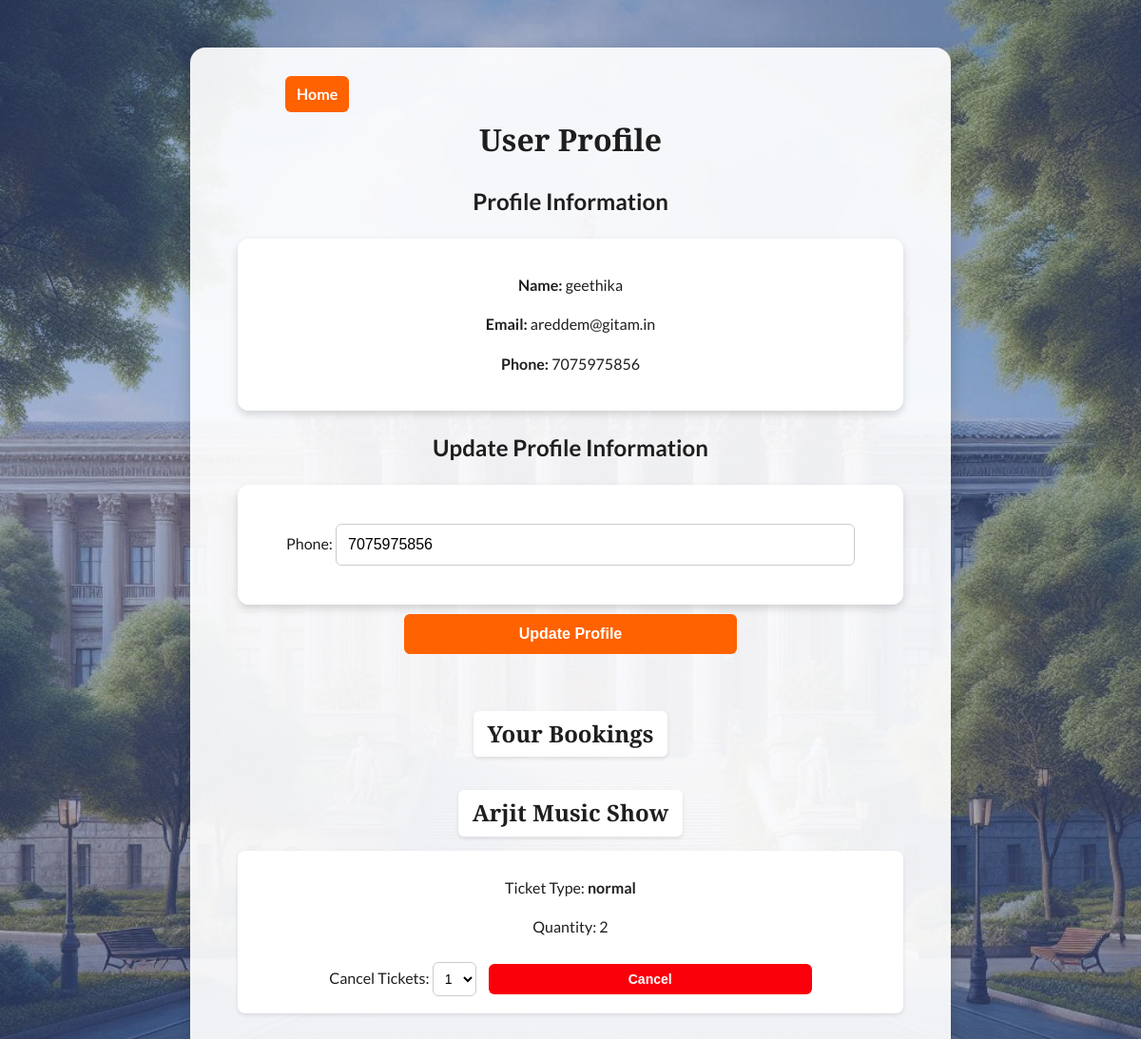
/users/profile/ (signed in), run on the app's committed database.
### users/models.py (models this page shows, shortened)
class UserProfile(models.Model):
    user = models.OneToOneField(User, on_delete=models.CASCADE)
    name = models.CharField(max_length=100)
    phone = models.CharField(max_length=15, blank=True, null=True)  # Phone number field
    date_of_birth = models.DateField(blank=True, null=True)  # Example additional field
    email = models.EmailField(unique=True)
    created_at = models.DateTimeField(auto_now_add=True)
    updated_at = models.DateTimeField(auto_now=True)

### events/models.py (models this page shows, shortened)
class Event(models.Model):
    title = models.CharField(max_length=200)
    description = models.TextField()
    event_type = models.CharField(max_length=50)
    location = models.CharField(max_length=200)
    image = models.ImageField(upload_to='event_images/')
    start_date = models.DateTimeField()
    end_date = models.DateTimeField()
    manager = models.ForeignKey(Manager, on_delete=models.SET_NULL, null=True, blank=True)

class Booking(models.Model):
    user = models.ForeignKey(User, on_delete=models.CASCADE)  # Link to the user who made the booking
    event = models.ForeignKey(Event, on_delete=models.CASCADE)  # Link to the event
    ticket = models.ForeignKey(Ticket, on_delete=models.CASCADE)  # Link to the ticket type
    quantity = models.PositiveIntegerField()  # Number of tickets booked
    total_price = models.DecimalField(max_digits=10, decimal_places=2)  # Total price for the booking
    created_at = models.DateTimeField(auto_now_add=True)  # Timestamp for when the booking was created
    booking_id = models.CharField(max_length=10, unique=True, default=generate_ticket_id)  # Unique booking ID
    ticket_type = models.CharField(max_length=100, default='none')  # Type of the ticket (e.g., VIP, Regular)
    ticket_name = models.CharField(max_length=100, default='none')  # Name of the ticket

class Ticket(models.Model):
    event = models.ForeignKey(Event, on_delete=models.CASCADE, related_name='tickets')
    ticket_type = models.CharField(max_length=100)  # e.g., Normal, VIP
    ticket_name = models.CharField(max_length=100)  # Name of the ticket
    quantity = models.PositiveIntegerField()  # Number of tickets available
    price = models.DecimalField(max_digits=10, decimal_places=2)  # Price per ticket
    additional_fee = models.DecimalField(max_digits=10, decimal_places=2, blank=True, null=True)  # Additional fee
    sale_start = models.DateTimeField()  # Tickets available from
    sale_end = models.DateTimeField()  # Tickets available until
    min_purchase = models.PositiveIntegerField()  # Minimum ticket purchase
    max_purchase = models.PositiveIntegerField()  # Maximum ticket purchase
    created_at = models.DateTimeField(auto_now_add=True)

### users/views.py (the view)
# urls.py: path('profile/', views.profile_view, name='profile'),
def profile_view(request):
    user_profile = get_object_or_404(UserProfile, user=request.user)
    if request.method == 'POST':
        form = ProfileUpdateForm(request.POST, instance=user_profile)
        if form.is_valid():
            phone_number = form.cleaned_data['phone']
            request.session['profile_update_data'] = request.POST
            otp = generate_otp()
            cache.set(f'otp_{request.user.id}', otp, timeout=300)
            send_otp_email(request.user.email, otp)
            messages.info(request, 'An OTP has been sent to your email for phone number verification. Please verify.')
            return redirect('verify_profile_otp')
        else:
            messages.error(request, 'Please correct the errors below.')
    else:
        form = ProfileUpdateForm(instance=user_profile)
    user_bookings = Booking.objects.filter(user=request.user)
    grouped_bookings = defaultdict(list)
    for booking in user_bookings:
        grouped_bookings[booking.event].append({
            'booking': booking,
            'cancel_range': range(1, booking.quantity + 1)  # Range for cancellation dropdown
        })
    return render(request, 'profile.html', {
        'form': form,
        'user': request.user,
        'user_bookings': dict(grouped_bookings)  # Convert defaultdict to dict
    })

### users/forms.py (shortened to what this page needs)
class ProfileUpdateForm(forms.ModelForm):
    phone = forms.CharField(widget=forms.TextInput(attrs={'placeholder': 'Phone Number'}))  # Added placeholder
    class Meta:
        model = UserProfile
        fields = ['phone']  # Include fields to update
        widgets = {
            'phone': forms.TextInput(attrs={'placeholder': 'Phone Number', 'class': 'form-control'})
        }
        help_texts = {
            'phone': 'Enter your phone number.',
        }

### users/templates/profile.html (shortened to what this page needs)
{% load static %}
<!DOCTYPE html>
<html lang="en">
<head>
    <link rel="stylesheet" href="{% static 'css/profile.css' %}">
</head>
<body>
    <a href="/" class="home-btn">Home</a>
    <div class="profile-container">
        <h1>User Profile</h1>
        <div class="user-details">
            <h2>Profile Information</h2>
            <div class="info-box">
                <p><strong>Name:</strong> {{ user.username }}</p>
                <p><strong>Email:</strong> {{ user.email }}</p>
                <p><strong>Phone:</strong> {{ user.userprofile.phone }}</p>
            </div>
        </div>
        <div class="profile-update">
            <h2>Update Profile Information</h2>
            <form method="POST" enctype="multipart/form-data">
                <div class="form-box">
                    {{ form.as_p }}
                </div>
                <button id="u-btn">Update Profile</button>
            </form>
        </div>
        <div class="bookings">
            <h2>Your Bookings</h2>
            {% if user_bookings %}
            {% for event, bookings in user_bookings.items %}
            <div class="event-box">
                <h2>{{ event.title }}</h2>
                {% for item in bookings %}
                <div class="ticket-box">
                    <p>Ticket Type: <b>{{ item.booking.ticket.ticket_type }}</b></p>
                    <p>Quantity: {{ item.booking.quantity }}</p>
                    <form method="POST" action="{% url 'events:cancel_booking' item.booking.booking_id %}">
                        <label for="cancel_count">Cancel Tickets:</label>
                        <select name="cancel_count">
                            {% for i in item.cancel_range %}
                            <option value="{{ i }}">{{ i }}</option>
                            {% endfor %}
                        </select>
                        <button type="submit">Cancel</button>
                    </form>
                </div>
                {% endfor %}
            </div>
            {% endfor %}
            {% else %}
            <p>No tickets booked.</p>
            {% endif %}
        </div>
    </div>
</body>
</html>

### users/static/css/profile.css (style rules this page uses)
body { font-family: 'Lato', sans-serif; background: url('/static/images/bg.png') center/cover no-repeat; color: #1E1E1E; line-height: 1.6; display: flex; justify-content: center; align-items: flex-start; height: auto; min-height: 100vh; margin: 0; padding: 3.125rem 0; overflow-x: hidden; }
.profile-container { position: relative; width: 43.75rem; padding: 3.125rem; background: rgba(255, 255, 255, 0.92); border-radius: 1rem; box-shadow: 0 0.375rem 1.125rem rgba(0, 0, 0, 0.2); text-align: center; overflow: auto; z-index: 2; }
.profile-container h1 { color: #1E1E1E; margin-bottom: 0.9375rem; font-family: 'Playfair Display', serif; text-align: center; display: block; }
.info-box { background: rgba(255, 255, 255, 0.98); padding: 1.25rem; border-radius: 0.75rem; box-shadow: 0 0.25rem 0.5rem rgba(0, 0, 0, 0.15); margin-bottom: 1.25rem; }
.form-box { background: rgba(255, 255, 255, 0.98); padding: 1.5625rem; border-radius: 0.75rem; box-shadow: 0 0.25rem 0.5rem rgba(0, 0, 0, 0.15); }
input[type="text"], input[type="email"], input[type="password"], input[type="tel"], button { padding: 0.75rem; border: 0.0625rem solid #ccc; border-radius: 0.375rem; font-size: 1rem; width: 80%; }
button { background-color: #FF6200; color: white; border: none; cursor: pointer; transition: background-color 0.3s, transform 0.2s; font-weight: bold; width: 50%; margin: 0.625rem auto; }
.home-btn { background-color: #FF6200; color: white; padding: 0.375rem 0.75rem; border-radius: 0.375rem; text-decoration: none; font-weight: bold; position: absolute; top: 5rem; left: 18.75rem; z-index: 10; }
.bookings { margin-top: 1.875rem; text-align: center; }
.bookings h2 { font-family: 'Playfair Display', serif; color: #1E1E1E; margin-bottom: 0.9375rem; font-size: 1.5rem; background-color: white; padding: 0.3125rem 0.9375rem; display: inline-block; border-radius: 0.375rem; box-shadow: 0 0.125rem 0.25rem rgba(0, 0, 0, 0.1); }
.ticket-box { background: #fff; padding: 0.625rem; border-radius: 0.5rem; box-shadow: 0 0.125rem 0.25rem rgba(0, 0, 0, 0.1); margin-bottom: 0.625rem; }
select[name="cancel_count"] { padding: 0.5rem; font-size: 0.875rem; border: 0.0625rem solid #ccc; border-radius: 0.375rem; cursor: pointer; background-color: white; transition: border-color 0.3s ease-in-out; }
button[type="submit"] { background-color: #F9000A; color: white; border: none; padding: 0.5rem 0.75rem; font-size: 0.875rem; border-radius: 0.375rem; cursor: pointer; transition: background-color 0.3s ease-in-out; margin-left: 0.625rem; }

### data on the page
UserProfile: phone "7075975856"
Event: title "Arjit Music Show"
Booking: booking.ticket.ticket_type "normal", booking.quantity "2"

### other printed values
{{ user.username }} "geethika"
{{ user.email }} "areddem@gitam.in"
{{ user.userprofile.phone }} "7075975856"
form field cancel_count "1"
